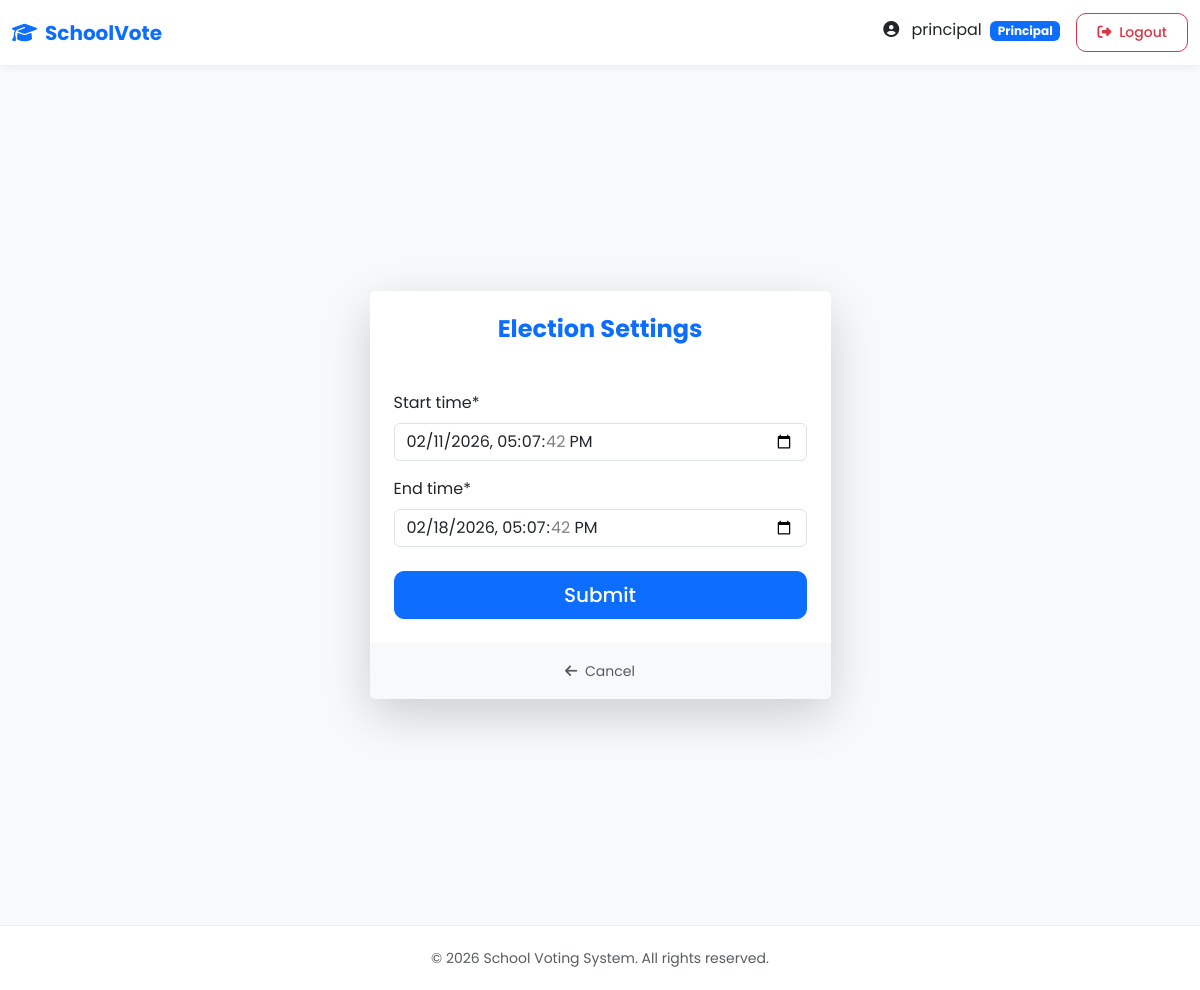
/settings/ (signed in), run on the app's committed database.
### core/models.py (models this page shows, shortened)
class User(AbstractUser):
    ROLE_CHOICES = (
        ('principal', 'Principal'),
        ('teacher', 'Teacher'),
        ('student', 'Student'),
    )
    role = models.CharField(max_length=10, choices=ROLE_CHOICES)
    phone = models.CharField(max_length=15, blank=True, null=True)
    def is_principal(self):
        return self.role == 'principal'

class ElectionSettings(models.Model):
    start_time = models.DateTimeField()
    end_time = models.DateTimeField()

### core/views.py (the view)
# urls.py: path('settings/', views.election_settings, name='election_settings'),
@login_required
def election_settings(request):
    if not request.user.is_principal(): return redirect('index')
    settings = ElectionSettings.objects.first()
    if request.method == 'POST':
        form = ElectionSettingsForm(request.POST, instance=settings)
        if form.is_valid():
            form.save()
            messages.success(request, 'Election settings updated.')
            return redirect('principal_dashboard')
    else:
        form = ElectionSettingsForm(instance=settings)
    return render(request, 'form.html', {'form': form, 'title': 'Election Settings'})

### core/forms_new.py
class ElectionSettingsForm(forms.ModelForm):
    start_time = forms.DateTimeField(widget=forms.DateTimeInput(attrs={'type': 'datetime-local'}))
    end_time = forms.DateTimeField(widget=forms.DateTimeInput(attrs={'type': 'datetime-local'}))
    class Meta:
        model = ElectionSettings
        fields = ['start_time', 'end_time']

### templates/form.html (shortened to what this page needs)
{% extends 'base.html' %}
{% load crispy_forms_tags %}
{% block content %}
<div class="row min-vh-100 align-items-center justify-content-center">
    <div class="col-md-6 col-lg-5">
        <div class="card shadow-lg border-0">
            <div class="card-header bg-white border-0 text-center py-4">
                <h2 class="h4 fw-bold text-primary mb-0">{{ title }}</h2>
            </div>
            <div class="card-body p-4">
                <form method="post" enctype="multipart/form-data">
                    {{ form|crispy }}
                    <div class="d-grid mt-4">
                        <button type="submit" class="btn btn-primary btn-lg">Submit</button>
                    </div>
                </form>
            </div>
            <div class="card-footer bg-light text-center py-3 border-0">
                <a href="javascript:history.back()" class="text-decoration-none text-muted small">
                    <i class="fas fa-arrow-left me-1"></i> Cancel
                </a>
            </div>
        </div>
    </div>
</div>
{% endblock %}

### templates/base.html (shortened to what this page needs)
{% load static %}
<!DOCTYPE html>
<html lang="en">
<head>
    <link href="https://cdn.jsdelivr.net/npm/bootstrap@5.3.0/dist/css/bootstrap.min.css" rel="stylesheet">
    <link rel="stylesheet" href="https://cdnjs.cloudflare.com/ajax/libs/font-awesome/6.4.0/css/all.min.css">
</head>
<body>
    <nav class="navbar navbar-expand-lg navbar-light sticky-top">
        <div class="container-fluid">
            <a class="navbar-brand fw-bold text-primary" href="{% url 'index' %}">
                <i class="fas fa-graduation-cap me-2"></i>SchoolVote
            </a>
            <div class="collapse navbar-collapse" id="navbarNav">
                <ul class="navbar-nav ms-auto align-items-center">
                    {% if user.is_authenticated %}
                        <li class="nav-item">
                            <span class="nav-link text-dark">
                                <i class="fas fa-user-circle me-1"></i>
                                {{ user.get_full_name|default:user.username }}
                                <span class="badge bg-primary ms-1">{{ user.role|title }}</span>
                            </span>
                        </li>
                        <li class="nav-item ms-2">
                            <a class="btn btn-outline-danger btn-sm" href="{% url 'logout' %}">
                                <i class="fas fa-sign-out-alt me-1"></i> Logout
                            </a>
                        </li>
                    {% else %}
                        <li class="nav-item">
                            <a class="nav-link" href="{% url 'index' %}">Home</a>
                        </li>
                    {% endif %}
                </ul>
            </div>
        </div>
    </nav>
    <div class="container-fluid">
        <div class="row">
            <main class="{% block main_class %}col-12{% endblock %} main-content">
                {% block content %}{% endblock %}
            </main>
        </div>
    </div>
    <footer class="footer text-center text-muted">
        <div class="container">
            <small>&copy; 2026 School Voting System. All rights reserved.</small>
        </div>
    </footer>
</body>
</html>

### templates/base.html (style rules this page uses)
:root { --primary-color: #0d6efd; --secondary-color: #6c757d; --background-color: #f8f9fa; --card-hover-transform: translateY(-5px); --transition-speed: 0.3s; }
body { font-family: 'Poppins', sans-serif; background-color: var(--background-color); min-height: 100vh; display: flex; flex-direction: column; }
.navbar { background: rgba(255, 255, 255, 0.95); backdrop-filter: blur(10px); box-shadow: 0 2px 10px rgba(0,0,0,0.05); }
.card { border: none; border-radius: 15px; box-shadow: 0 4px 6px rgba(0,0,0,0.02); transition: transform var(--transition-speed), box-shadow var(--transition-speed); }
.btn { border-radius: 10px; padding: 8px 20px; font-weight: 500; }
.nav-link { border-radius: 10px; margin-bottom: 5px; color: #555; padding: 10px 15px; transition: all 0.2s; }
.nav-link i { margin-right: 10px; width: 20px; }
.main-content { flex: 1; padding: 30px; }
.footer { background-color: white; padding: 20px 0; margin-top: auto; border-top: 1px solid #eee; }

### data on the page
User: get_full_name "principal", role "Principal"
ElectionSettings: start_time "02/11/2026 17:07:42", end_time "02/18/2026 17:07:42"

### other printed values
{{ title }} "Election Settings"
